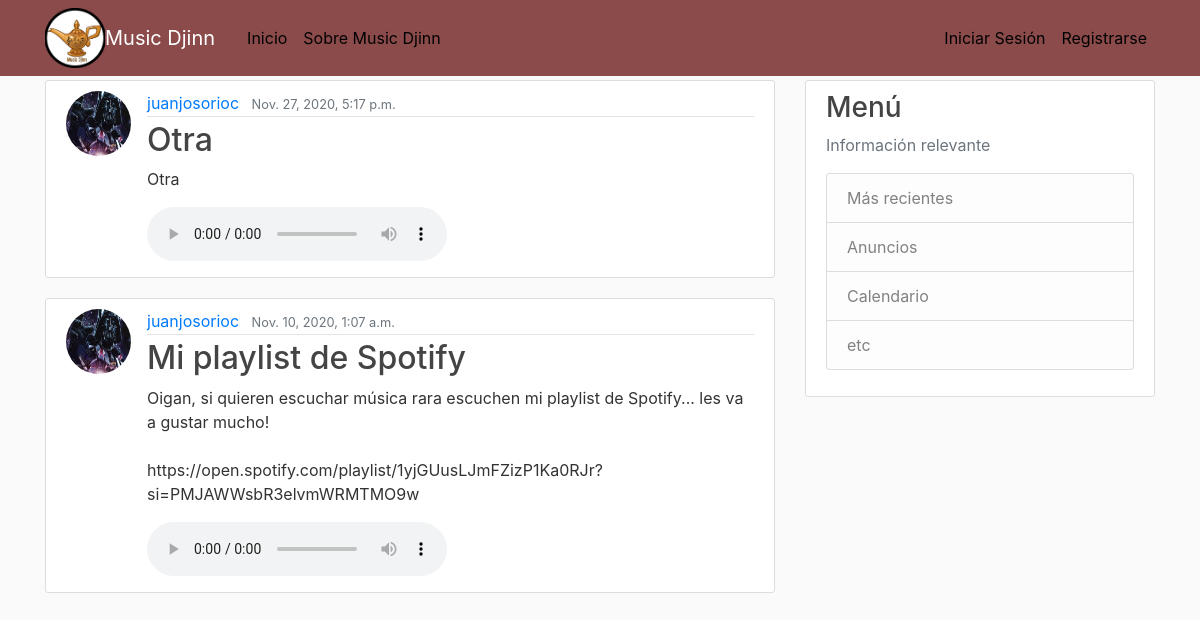
The page / on the database its author committed.
### blog/models.py (models this page shows, shortened)
class Post(models.Model):
    title = models.CharField(max_length= 100)
    content = models.TextField()
    date_posted = models.DateTimeField(default = timezone.now)
    author = models.ForeignKey(User, on_delete = models.CASCADE)
    song = models.FileField(upload_to='canciones', default="", blank= True, null=True)

### users/models.py (models this page shows, shortened)
class Profile(models.Model):
    user = models.OneToOneField(User, on_delete=models.CASCADE)
    image = models.ImageField(default='default.jpg', upload_to='profile_pics')

### blog/views.py (the view)
# urls.py: path('', PostListView.as_view(), name = 'blog-home'),
class PostListView(ListView):
    model = Post
    template_name = 'blog/home.html'
    context_object_name = 'posts'
    ordering = ['-date_posted']
    paginate_by = 5

### blog/templates/blog/home.html (shortened to what this page needs)
{% extends "blog/base.html" %}
{%block content %}
    {% for post in posts %}
    <article class="media content-section">
      <img class="rounded-circle article-img" src="{{ post.author.profile.image.url }}">
        <div class="media-body">
          <div class="article-metadata">
            <a class="mr-2" href="{% url 'user-posts' post.author.username %}">{{ post.author }}</a>
            <small class="text-muted">{{ post.date_posted }}</small>
          </div>
          <h2><a class="article-title" href="{% url 'post-detail' post.id %}">{{ post.title }}</a></h2>
          <p class="article-content">{{ post.content }}</p>
          {% if post.song.url != '' %}
            <audio class= "audio-edit" src="{{ post.song.url }}" controls></audio>
          {% endif %}
        </div>
      </article>
    {% endfor %}
{% endblock content%}

### blog/static/blog/main.css (style rules this page uses)
body { background: #fafafa; color: #333333; margin-top: 5rem; }
h1, h2, h3, h4, h5, h6 { color: #444444; }
.content-section { background: #ffffff; padding: 10px 20px; border: 1px solid #dddddd; border-radius: 3px; margin-bottom: 20px; }
.article-title { color: #444444; }
.article-content { white-space: pre-line; }
.article-img { height: 65px; width: 65px; margin-right: 16px; }
.article-metadata { padding-bottom: 1px; margin-bottom: 4px; border-bottom: 1px solid #e3e3e3 }

### rows shown on the page
Post: author.profile.image (picture), author "juanjosorioc", date_posted "Nov. 27, 2020, 5:17 p.m.", title "Otra", content "Otra"
Post: author.profile.image (picture), author "juanjosorioc", date_posted "Nov. 10, 2020, 1:07 a.m.", title "Mi playlist de Spotify", content "Oigan, si quieren escuchar música rara escuchen mi playlist de Spotify... les va a gustar mucho! https://open.spotify.com/playlist/1yjGUusLJmFZizP1Ka0RJr?si=PMJAWWsbR3elvmWRMTMO9w"
